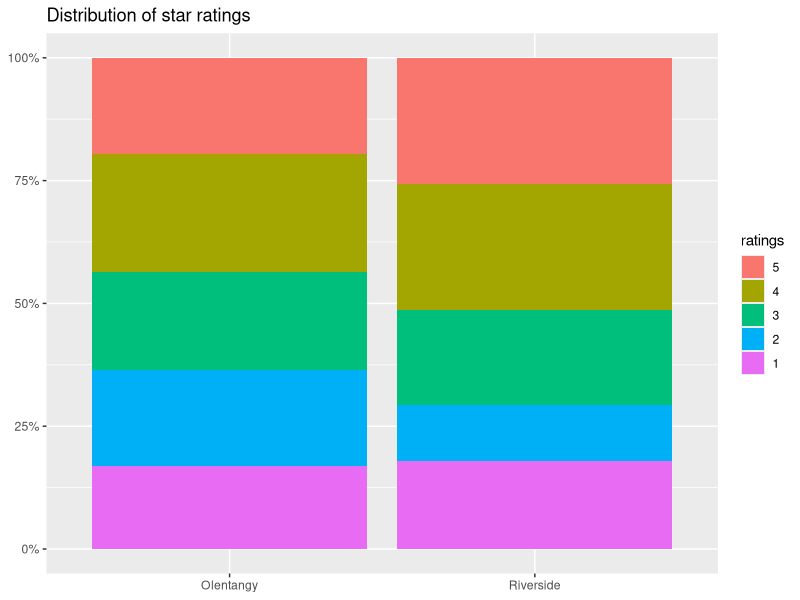
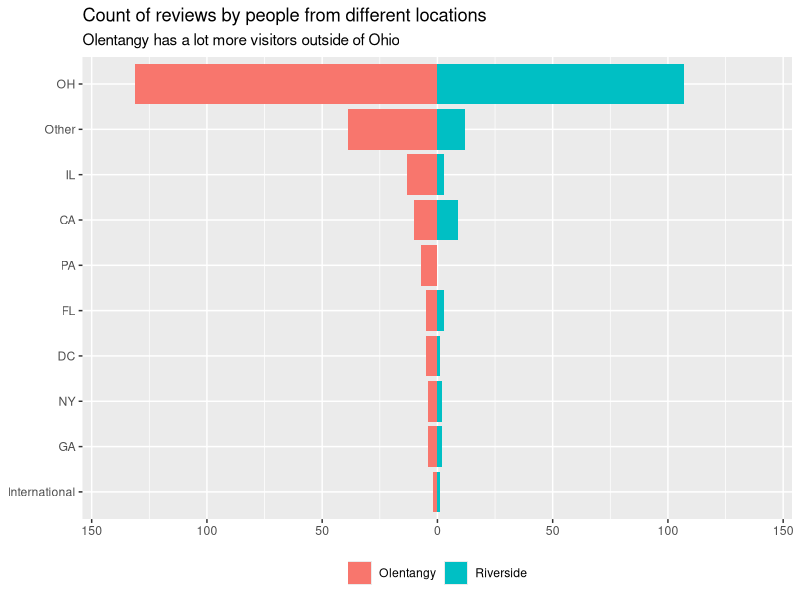

These charts were generated, in order, by the following R code:
## ---- chunk 1
library(tidyverse)
el_vaq <- read_csv("el vaquero yelp reviews.csv")
## ---- chunk 2
el_vaq <- 
  el_vaq %>% 
  select(-...1) %>% 
  mutate(original_link = link) %>% 
  mutate(link = str_remove(link, "https://www.yelp.com/biz/el-vaquero-mexican-restaurant-columbus-")) %>% 
  mutate(link = str_extract(link, "^\\d+")) %>% 
  mutate(location = case_when(link == 10 ~ "Riverside",
                              link == 15 ~ "Olentangy",
                              TRUE ~ "check")) %>% 
  select(-link) %>% 
  mutate(state_or_country = str_remove(user_locations, "(.*)\\s")) %>% 
  mutate(city = if_else(str_count(user_locations, ",") > 1,
                              str_extract(user_locations, ",\\s(.*),"),
                              str_extract(user_locations, "(.*),"))) %>% 
  mutate(city = str_remove(city, "^,") %>% 
           str_remove(",$") %>% 
           str_trim())
## ---- chunk 3
el_vaq %>% 
  mutate(ratings = fct_reorder(as.factor(ratings), -ratings)) %>% 
  ggplot(aes(x = location, fill = ratings)) +
  geom_bar(position = "fill") +
  labs(title = "Distribution of star ratings",
       x = NULL, y = NULL) +
  scale_y_continuous(labels = scales::label_percent())
## ---- chunk 4
el_vaq %>% 
  mutate(international = state_or_country %in% c("France", "Ireland", "Singapore")) %>% 
  mutate(state_or_country = fct_lump_min(state_or_country, 5)) %>% 
  mutate(state_or_country = if_else(international, 
                                    "International", 
                                    state_or_country %>% as.character())) %>% 
  count(location, state_or_country, sort = TRUE) %>% 
  group_by(location) %>% 
  mutate(state_or_country = fct_reorder(state_or_country, n)) %>% 
  mutate(n = if_else(location == "Olentangy", -n, n)) %>% 
  ggplot(aes(n, state_or_country, fill = location)) +
  geom_col() + 
  labs(title = "Count of reviews by people from different locations",
       y = NULL, x = NULL, fill = NULL,
       subtitle = "Olentangy has a lot more visitors outside of Ohio") +
  scale_x_continuous(limits = c(-140, 140), labels = c("150", "100", "50", "0", "50", "100", "150")) +
  theme(legend.position="bottom")
